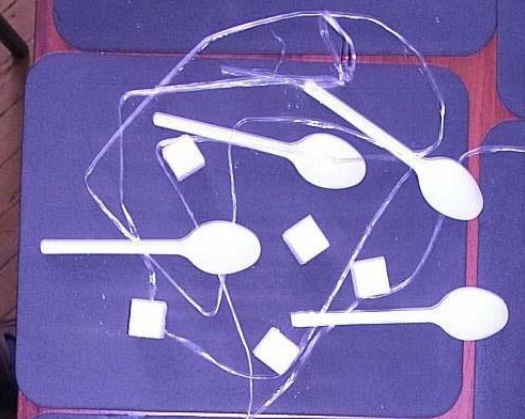
#> input picture spoons.png, 525 x 419 px
$ jupyter execute spoons.ipynb
#> lines starting #> are read from the running program, lines starting #| are printed output that depends on the picture; after the words box and inside, x2 and y2 are one past the last pixel; in counts of white or black regions, pixels touching at a corner belong together
[cell 1]
import cv2
import numpy as np

[cell 2]
from matplotlib import pyplot as plt

[cell 3]
img = cv2.imread('spoons.png', cv2.IMREAD_GRAYSCALE)
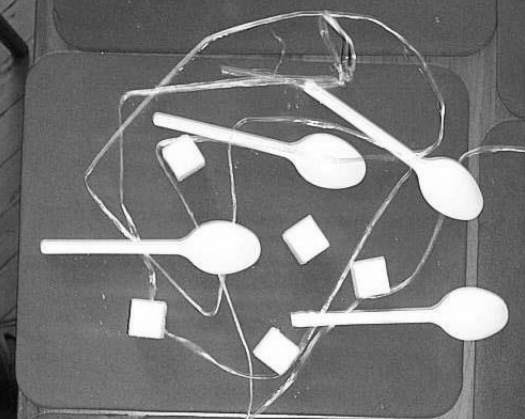
#> img: shape (419, 525); min 3, max 255, mean 119.7

plt.imshow(img, cmap='gray')

[cell 4]
binarised = cv2.threshold(img, 150.0, 255.0, cv2.THRESH_BINARY)[1]
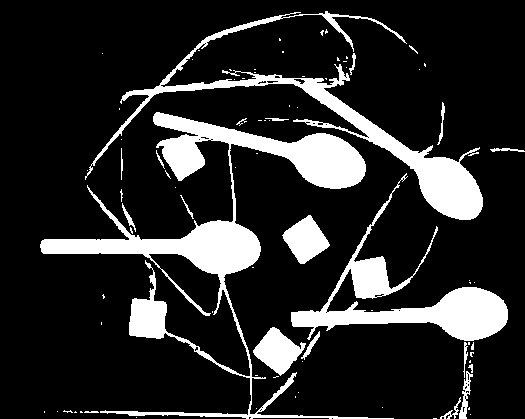
#> binarised: shape (419, 525); 16.3% white; 83 white regions (62 under 20 px), largest, box (x1, y1, x2, y2) and area: (40, 112, 394, 419) 16042, (85, 11, 483, 220) 8435, (291, 173, 508, 341) 7323
plt.imshow(binarised, cmap='gray')

[cell 5]
kernel = cv2.getStructuringElement(cv2.MORPH_ELLIPSE,(5,5))

[cell 6]
denoised = cv2.erode(binarised, kernel, iterations=2)
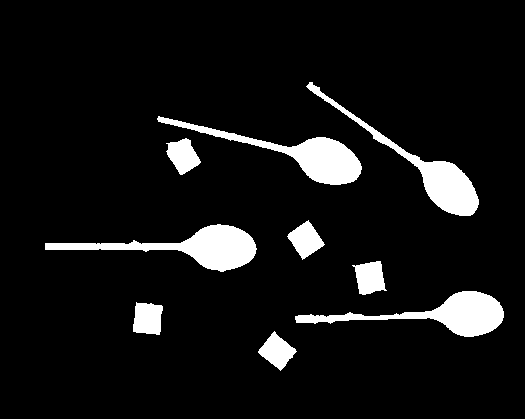
#> denoised: shape (419, 525); 7.8% white; 9 white regions, largest, box (x1, y1, x2, y2) and area: (45, 224, 257, 272) 3510, (157, 116, 362, 185) 3305, (295, 291, 504, 337) 3248
denoised = cv2.dilate(denoised, kernel, iterations=2)
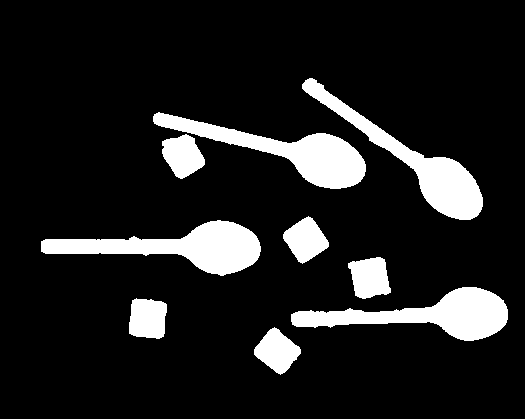
#> denoised: shape (419, 525); 12.4% white; 9 white regions

plt.imshow(denoised, cmap='gray')

[cell 7]
contours, _ = cv2.findContours(denoised, cv2.RETR_TREE, cv2.CHAIN_APPROX_SIMPLE)
#> contours = 9 contours; largest, box (x1, y1, x2, y2) and area: (41, 220, 261, 276) 5164, (153, 112, 366, 189) 4932, (291, 287, 508, 341) 4886, (302, 78, 483, 220) 4811, (348, 257, 391, 299) 1264
spoons_and_sugares = len(contours)
#> spoons_and_sugares = 9
print('spoons and sugares', spoons_and_sugares)
#| spoons and sugares 9

[cell 8]
contours_drawn = cv2.drawContours(img.copy(), contours, -1, (0,255,0), 3)
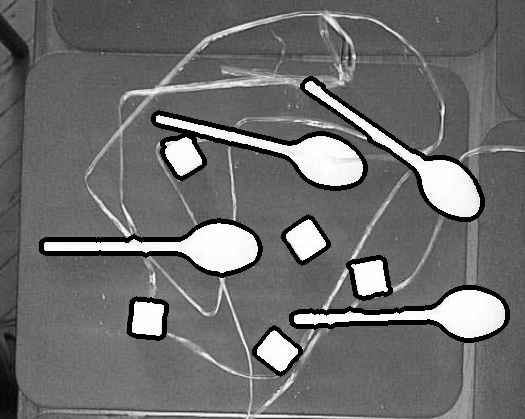
#> contours_drawn: shape (419, 525); min 0, max 255, mean 110.3

plt.imshow(contours_drawn.copy(), cmap='gray')

[cell 9]
sugares_deleted = cv2.erode(binarised, kernel, iterations=9)
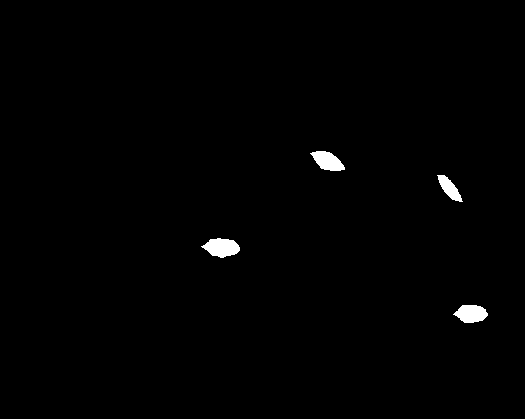
#> sugares_deleted: shape (419, 525); 0.79% white; 4 white regions
plt.imshow(sugares_deleted, cmap='gray')

contours, _ = cv2.findContours(sugares_deleted, cv2.RETR_TREE, cv2.CHAIN_APPROX_SIMPLE)
#> contours = 4 contours; box (x1, y1, x2, y2) and area: (201, 238, 240, 258) 484, (453, 305, 488, 323) 420, (310, 151, 345, 171) 406, (437, 175, 463, 202) 284
spoons = len(contours)
#> spoons = 4
print('spoons: ', spoons)
#| spoons:  4
print('sugares: ', spoons_and_sugares - spoons)
#| sugares:  5

[cell 10]
kernel_2 = cv2.getStructuringElement(cv2.MORPH_ELLIPSE,(2,2))
kernel_5 = cv2.getStructuringElement(cv2.MORPH_ELLIPSE,(5,5))
kernel_10 = cv2.getStructuringElement(cv2.MORPH_ELLIPSE,(10,10))
kernel_20 = cv2.getStructuringElement(cv2.MORPH_ELLIPSE,(20,20))

[cell 11]
img_mask = cv2.dilate(sugares_deleted, kernel_20, iterations=2)
#> img_mask: shape (419, 525); 6.1% white; 4 white regions, box (x1, y1, x2, y2) and area: (183, 220, 260, 278) 3547, (292, 133, 365, 191) 3377, (435, 287, 508, 343) 3317, (419, 157, 483, 222) 3143

img_mask = denoised & ~img_mask
#> img_mask: shape (419, 525); 6.7% white; 12 white regions (3 under 20 px), largest, box (x1, y1, x2, y2) and area: (41, 236, 183, 256) 2143, (291, 305, 435, 328) 2057, (302, 78, 427, 179) 2026

img_mask = cv2.erode(img_mask, kernel_20, iterations=1)
#> img_mask: shape (419, 525); 0.61% white; 5 white regions, box (x1, y1, x2, y2) and area: (139, 309, 156, 329) 291, (361, 267, 379, 289) 276, (295, 229, 317, 251) 269, (173, 145, 194, 167) 257, (266, 340, 288, 363) 257
img_mask = cv2.dilate(img_mask, kernel_10, iterations=2)
#> img_mask: shape (419, 525); 2.7% white; 5 white regions, box (x1, y1, x2, y2) and area: (131, 301, 166, 339) 1201, (353, 259, 389, 299) 1199, (287, 221, 327, 261) 1189, (258, 332, 298, 373) 1183, (165, 137, 204, 177) 1179
img_mask = cv2.dilate(img_mask, kernel_5, iterations=1)
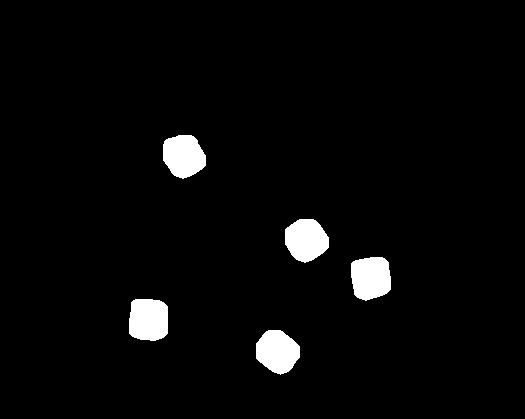
#> img_mask: shape (419, 525); 3.3% white; 5 white regions, box (x1, y1, x2, y2) and area: (129, 299, 168, 341) 1472, (351, 257, 391, 301) 1471, (285, 219, 329, 263) 1458, (256, 330, 300, 375) 1453, (163, 135, 206, 179) 1449

only_sugares = img_mask & denoised
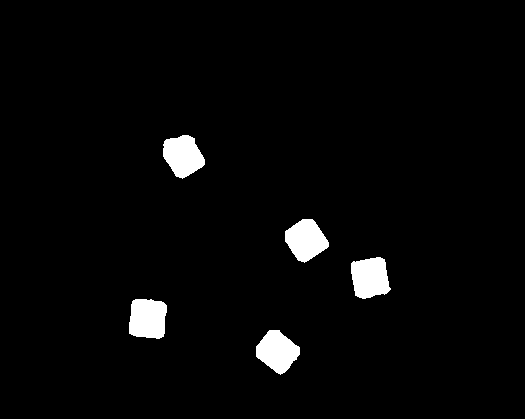
#> only_sugares: shape (419, 525); 2.9% white; 5 white regions

contours, _ = cv2.findContours(only_sugares, cv2.RETR_TREE, cv2.CHAIN_APPROX_SIMPLE)
#> contours = 5 contours; box (x1, y1, x2, y2) and area: (129, 299, 167, 339) 1246, (351, 257, 391, 299) 1238, (285, 219, 329, 263) 1222, (163, 135, 205, 179) 1218, (256, 330, 300, 375) 1216
contours_drawn = cv2.drawContours(img.copy(), contours, -1, (0,255,0), 3)

plt.imshow(contours_drawn, cmap='gray')

[cell 12]
only_spoons_2 = denoised & ~only_sugares
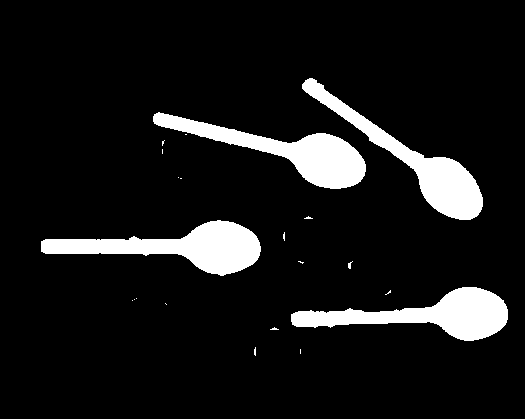
#> only_spoons_2: shape (419, 525); 9.5% white; 21 white regions (16 under 20 px), largest, box (x1, y1, x2, y2) and area: (41, 220, 261, 276) 5398, (153, 112, 366, 189) 5159, (291, 287, 508, 341) 5118, (302, 78, 483, 220) 5023, (348, 261, 353, 269) 20
only_spoons_2 = cv2.erode(only_spoons_2, kernel_5, iterations=1)
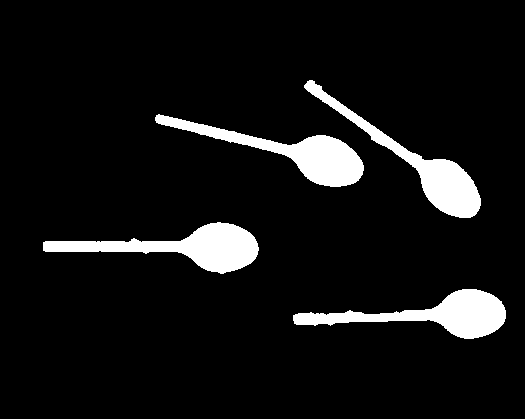
#> only_spoons_2: shape (419, 525); 7.7% white; 4 white regions, box (x1, y1, x2, y2) and area: (43, 222, 259, 274) 4442, (155, 114, 364, 187) 4220, (293, 289, 506, 339) 4171, (304, 80, 481, 218) 4059
only_spoons_2 = cv2.dilate(only_spoons_2, kernel_5, iterations=1)
#> only_spoons_2: shape (419, 525); 9.4% white; 4 white regions

contours, _ = cv2.findContours(only_spoons_2, cv2.RETR_TREE, cv2.CHAIN_APPROX_SIMPLE)
#> contours = 4 contours; box (x1, y1, x2, y2) and area: (41, 220, 261, 276) 5164, (153, 112, 366, 189) 4932, (291, 287, 508, 341) 4886, (302, 78, 483, 220) 4811
contours_drawn = cv2.drawContours(img.copy(), contours, -1, (0,255,0), 3)

plt.imshow(contours_drawn, cmap='gray')
